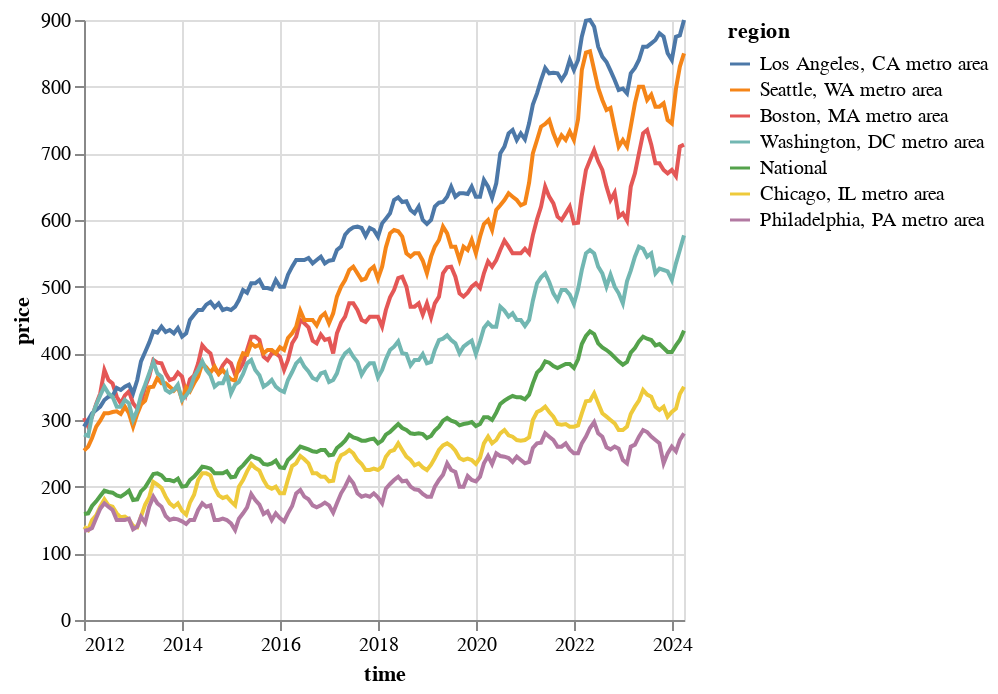

The notebook cell saved with this chart:
### Code cell
alt.Chart(us_house_price).mark_line().encode(
    x=alt.X("time"),
    y=alt.Y("price"),
    color=alt.Color(
        "region",
        sort=alt.EncodingSortField("price", op="mean", order="descending"),
    ),
)

### Figure 1 — Vega-Lite specification as saved in the notebook (floating-point values rounded to 4 significant figures; data arrays with more than 128 entries replaced by an {"elided": "..."} marker saying what was removed)
{"config": {"view": {"continuousWidth": 300, "continuousHeight": 300}}, "data": {"name": "data-27e32cb2ea5b0ca468b88fa52383dca2"}, "mark": {"type": "line"}, "encoding": {"color": {"field": "region", "sort": {"field": "price", "op": "mean", "order": "descending"}, "type": "nominal"}, "x": {"field": "time", "type": "temporal"}, "y": {"field": "price", "type": "quantitative"}}, "$schema": "https://vega.github.io/schema/vega-lite/v5.17.0.json", "datasets": {"data-27e32cb2ea5b0ca468b88fa52383dca2": {"elided": "1036 records"}}}
